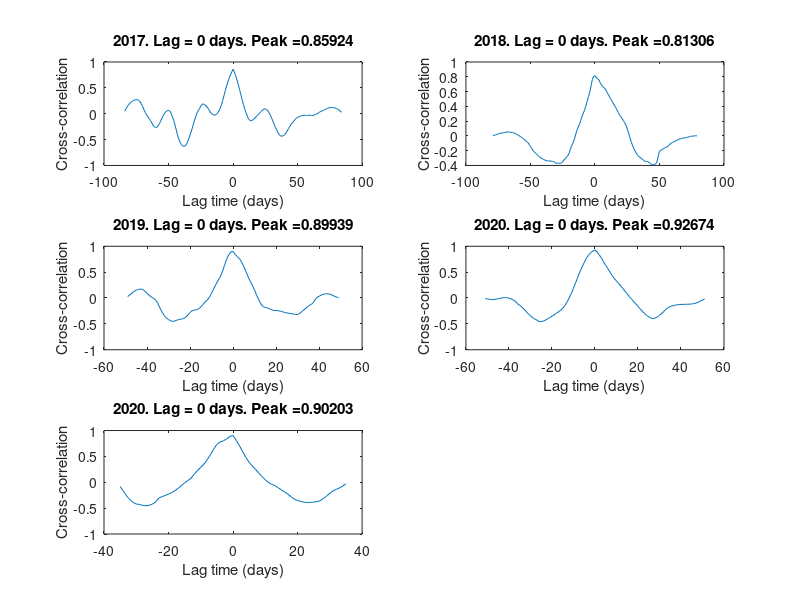
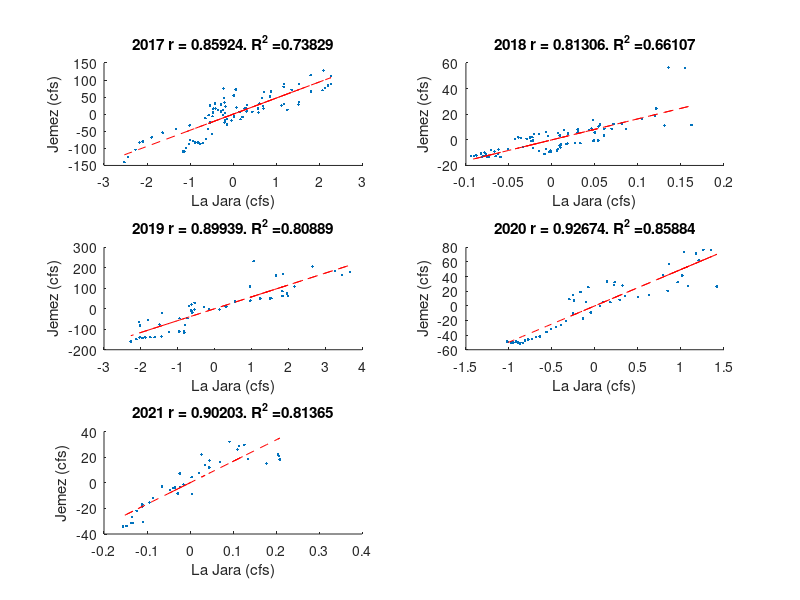

These figures' MATLAB source, in order:
%% 2017 Correlations
jemez2017 = importdata('jemez_spring_2017.txt');
lajara2017 = importdata('lajara_spring_2017.txt');

% deleting DC offset
jemez2017 = jemez2017 - mean(jemez2017);
lajara2017 = lajara2017 - mean(lajara2017);
xx = linspace(0,length(jemez2017));
%figure;
%plot(jemez2017)
%yyaxis right
%hold on
%plot(lajara2017)
%yyaxis left

% Calculate cross-correlation and lag time
[xc,lags] = xcorr(lajara2017, jemez2017, 'coeff');
[maxx, idx] = max(xc); % peak correlation coeff and the ID of the time lag does it occur?
lag_time = lags(idx); % this is my time lag
% Plot cross-correlation function
figure;
subplot(3,2,1)
plot(lags, xc)
xlabel('Lag time (days)')
ylabel('Cross-correlation')
title(['2017. Lag = ', num2str(lag_time), ' days. Peak =' , num2str(maxx)])

%% 2018 Correlations
jemez2018 = importdata('jemez_spring_2018.txt');
lajara2018 = importdata('lajara_spring_2018.txt');
jemez2018 = jemez2018 - mean(jemez2018);
lajara2018 = lajara2018 - mean(lajara2018);
% Calculate cross-correlation and lag time
[xc,lags] = xcorr(lajara2018, jemez2018, 'coeff');
[maxx, idx] = max(xc); % peak correlation coeff and the ID of the time lag does it occur?
lag_time = lags(idx); % this is my time lag
% Plot cross-correlation function
subplot(3,2,2)
plot(lags, xc)
xlabel('Lag time (days)')
ylabel('Cross-correlation')
title(['2018. Lag = ', num2str(lag_time), ' days. Peak =' , num2str(maxx)])

%% 2019 Correlations
jemez2019 = importdata('jemez_spring_2019.txt');
lajara2019 = importdata('lajara_spring_2019.txt');
jemez2019 = jemez2019 - mean(jemez2019);
lajara2019 = lajara2019 - mean(lajara2019);
% Calculate cross-correlation and lag time
[xc,lags] = xcorr(lajara2019, jemez2019, 'coeff');
[maxx, idx] = max(xc); % peak correlation coeff and the ID of the time lag does it occur?
lag_time = lags(idx); % this is my time lag
% Plot cross-correlation function
subplot(3,2,3)
plot(lags, xc)
xlabel('Lag time (days)')
ylabel('Cross-correlation')
title(['2019. Lag = ', num2str(lag_time), ' days. Peak =' , num2str(maxx)])

%% 2020 Correlations
jemez2020 = importdata('jemez_spring_2020.txt');
lajara2020 = importdata('lajara_spring_2020.txt');
jemez2020 = jemez2020 - mean(jemez2020);
lajara2020 = lajara2020 - mean(lajara2020);
% Calculate cross-correlation and lag time
[xc,lags] = xcorr(lajara2020, jemez2020, 'coeff');
[maxx, idx] = max(xc); % peak correlation coeff and the ID of the time lag does it occur?
lag_time = lags(idx); % this is my time lag
% Plot cross-correlation function
subplot(3,2,4)
plot(lags, xc)
xlabel('Lag time (days)')
ylabel('Cross-correlation')
title(['2020. Lag = ', num2str(lag_time), ' days. Peak =' , num2str(maxx)])

%% 2021 Correlations
jemez2021 = importdata('jemez_spring_2021.txt');
lajara2021 = importdata('lajara_spring_2021.txt');
jemez2021 = jemez2021 - mean(jemez2021);
lajara2021 = lajara2021 - mean(lajara2021);
% Calculate cross-correlation and lag time
[xc,lags] = xcorr(lajara2021, jemez2021, 'coeff');
[maxx, idx] = max(xc); % peak correlation coeff and the ID of the time lag does it occur?
lag_time = lags(idx); % this is my time lag
% Plot cross-correlation function
subplot(3,2,5)
plot(lags, xc)
xlabel('Lag time (days)')
ylabel('Cross-correlation')
title(['2020. Lag = ', num2str(lag_time), ' days. Peak =' , num2str(maxx)])

%%%%%%%%%%%%%%%%%%%%%%%%%%%%%%%%%%%%%%%%%%%%%%%%%%%%%%%%%%%%%%%%%%%%%%%%%%%%%%%%%%%%
%% 2017
figure;
subplot(3,2,1)
scatter(lajara2017,jemez2017, 'Marker','.')
% Calculate correlation coefficient and coefficient of determination
r = corrcoef(lajara2017,jemez2017);
r_squared = r(1,2)^2;
% Add trendline to the plot
p = polyfit(lajara2017,jemez2017,1);
y_fit = polyval(p,lajara2017);
hold on
xlabel('La Jara (cfs)')
ylabel('Jemez (cfs)')
plot(lajara2017,y_fit,'r--')
title(['2017 r = ', num2str(r(1,2)), '. R^2 =' , num2str(r_squared)])
%% 2018
subplot(3,2,2)
scatter(lajara2018,jemez2018, 'Marker','.')
% Calculate correlation coefficient and coefficient of determination
r = corrcoef(lajara2018,jemez2018);
r_squared = r(1,2)^2;
% Add trendline to the plot
p = polyfit(lajara2018,jemez2018,1);
y_fit = polyval(p,lajara2018);
hold on
xlabel('La Jara (cfs)')
ylabel('Jemez (cfs)')
plot(lajara2018,y_fit,'r--')
title(['2018 r = ', num2str(r(1,2)), '. R^2 =' , num2str(r_squared)])
%% 2019
subplot(3,2,3)
scatter(lajara2019,jemez2019, 'Marker','.')
% Calculate correlation coefficient and coefficient of determination
r = corrcoef(lajara2019,jemez2019);
r_squared = r(1,2)^2;
% Add trendline to the plot
p = polyfit(lajara2019,jemez2019,1);
y_fit = polyval(p,lajara2019);
hold on
xlabel('La Jara (cfs)')
ylabel('Jemez (cfs)')
plot(lajara2019,y_fit,'r--')
title(['2019 r = ', num2str(r(1,2)), '. R^2 =' , num2str(r_squared)])
%% 2020
subplot(3,2,4)
scatter(lajara2020,jemez2020, 'Marker','.')
% Calculate correlation coefficient and coefficient of determination
r = corrcoef(lajara2020,jemez2020);
r_squared = r(1,2)^2;
% Add trendline to the plot
p = polyfit(lajara2020,jemez2020,1);
y_fit = polyval(p,lajara2020);
hold on
xlabel('La Jara (cfs)')
ylabel('Jemez (cfs)')
plot(lajara2020,y_fit,'r--')
title(['2020 r = ', num2str(r(1,2)), '. R^2 =' , num2str(r_squared)])
%% 2021
subplot(3,2,5)
scatter(lajara2021,jemez2021, 'Marker','.')
% Calculate correlation coefficient and coefficient of determination
r = corrcoef(lajara2021,jemez2021);
r_squared = r(1,2)^2;
% Add trendline to the plot
p = polyfit(lajara2021,jemez2021,1);
y_fit = polyval(p,lajara2021);
hold on
xlabel('La Jara (cfs)')
ylabel('Jemez (cfs)')
plot(lajara2021,y_fit,'r--')
title(['2021 r = ', num2str(r(1,2)), '. R^2 =' , num2str(r_squared)])